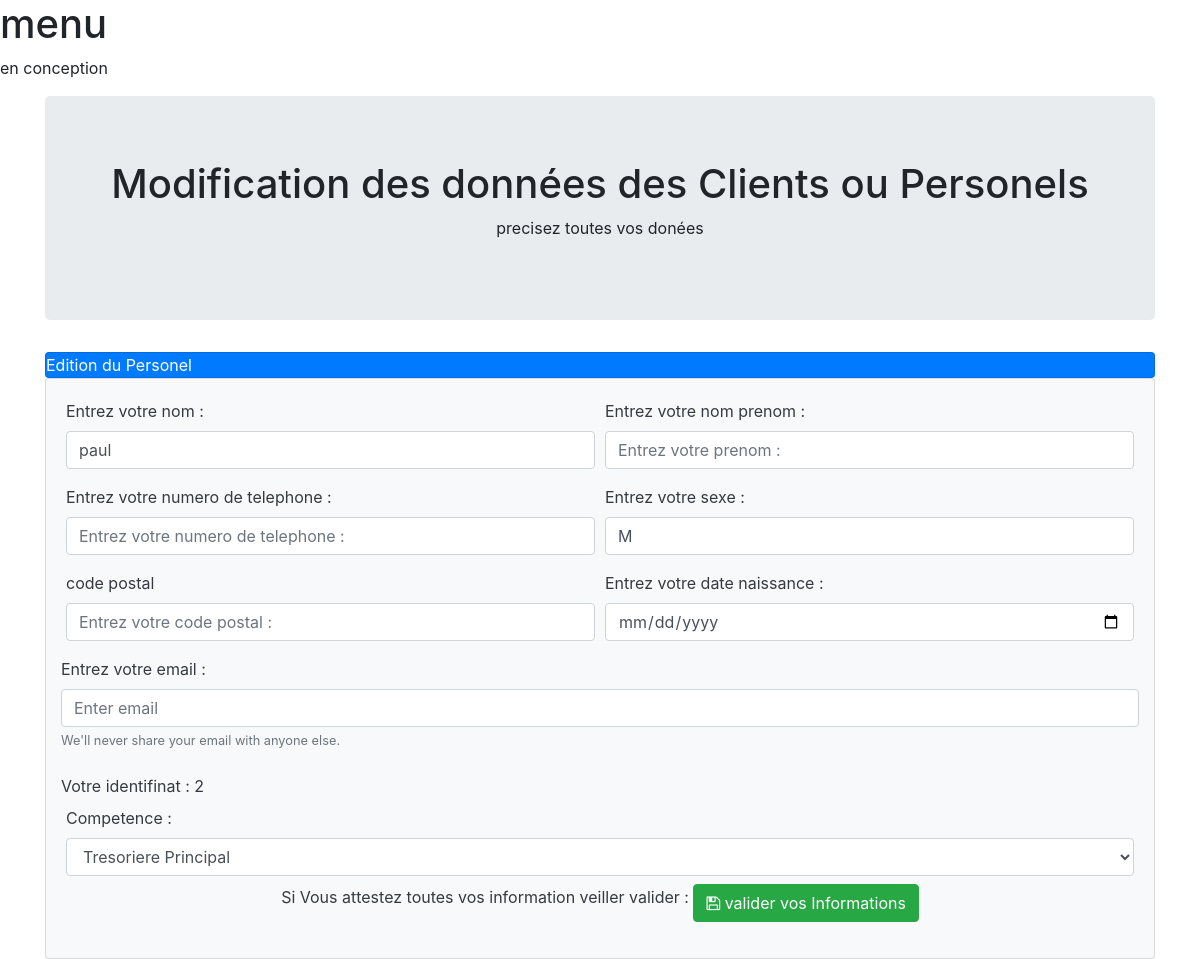
Page /editerPersonel.php?id_personel_Domaine_competence=2 on the committed database.
### tables this page shows
CREATE TABLE `Personel_Domaine_competence` (
  `id_personel_Domaine_competence` int(11) NOT NULL AUTO_INCREMENT,
  `personel_id` int(11) NOT NULL,
  `domaine_competence_id` int(11) NOT NULL,
  PRIMARY KEY (`id_personel_Domaine_competence`,`personel_id`,`domaine_competence_id`),
  KEY `fk_Personel_has_Domaine_competence_Domaine_competence1_idx` (`domaine_competence_id`),
  KEY `fk_Personel_has_Domaine_competence_Personel1_idx` (`personel_id`),
  CONSTRAINT `fk_Personel_has_Domaine_competence_Domaine_competence1` FOREIGN KEY (`domaine_competence_id`) REFERENCES `Domaine_competence` (`id_domaine_competence`) ON DELETE NO ACTION ON UPDATE NO ACTION,
  CONSTRAINT `fk_Personel_has_Domaine_competence_Personel1` FOREIGN KEY (`personel_id`) REFERENCES `Personel` (`id_personel`) ON DELETE NO ACTION ON UPDATE NO ACTION
);

CREATE TABLE `Personel` (
  `id_personel` int(11) NOT NULL AUTO_INCREMENT,
  `nom_personel` varchar(50) NOT NULL,
  `matricule` varchar(70) NOT NULL,
  `sexe` char(2) NOT NULL,
  `etat` tinyint(2) DEFAULT '0',
  `role` varchar(45) DEFAULT NULL,
  PRIMARY KEY (`id_personel`),
  UNIQUE KEY `fk_matricule` (`matricule`)
);

CREATE TABLE `Domaine_competence` (
  `id_domaine_competence` int(11) NOT NULL AUTO_INCREMENT,
  `domaine_competence` varchar(45) DEFAULT NULL,
  PRIMARY KEY (`id_domaine_competence`)
);

### editerPersonel.php (the view, shortened to what this page needs)
<?php
        require_once("connexionBD.php");
        $id_personel_Domaine_competence =  isset($_GET['id_personel_Domaine_competence'])?$_GET['id_personel_Domaine_competence']:0;
        $requet=  "SELECT * FROM Personel INNER JOIN Personel_Domaine_competence ON Personel.id_personel = Personel_Domaine_competence.personel_id INNER JOIN Domaine_competence ON Personel_Domaine_competence.domaine_competence_id = Domaine_competence.id_domaine_competence WHERE id_personel_Domaine_competence = $id_personel_Domaine_competence";
        $resultat = $conn->query($requet);
        $personel = $resultat->fetch();
?>
<!DOCTYPE html>
    <html>
    <head>
        <link rel="stylesheet" href="https://stackpath.bootstrapcdn.com/bootstrap/4.4.1/css/bootstrap.min.css">
        <link rel="stylesheet" href="https://maxcdn.bootstrapcdn.com/font-awesome/4.7.0/css/font-awesome.min.css">
    </head>
    <body>
        <?php
            include("public/menu.php");
        ?>
        <div class="container">
            <div class="jumbotron text-center mt-2">
                <h1>Modification des données des Clients ou Personels</h1>
                 <p>precisez toutes vos donées</p>
            </div>
            <div class="card bg-primary text-white mt-4">
                <div class="card-head">Edition du Personel</div>
            </div>
            <div class="card bg-light text-dark">
                <div class="card-body">
                    <form method="POST" action="updatePersonel.php" class="form">
                        <div class="form_nom form-row">
                            <div class="form-group col-md-6">
                                <label for="nom_personel">Entrez votre nom :</label>
                                <input type="text" name="nom_personel" class="form-control" id="nom_personel" placeholder="Nom" value="<?php echo $personel["nom_personel"] ?>">
                            </div>
                           <div class="form-group col-md-6">
                                <label for="prenom_personel">Entrez votre nom prenom :</label>
                                <input type="text" name="prenom_personel" class="form-control" id="prenom_personel" placeholder="Entrez votre prenom :" value="<?php echo $personel["prenom_personel"] ?>">
                            </div>
                        </div>
                        <div class="form_nom form-row">
                            <div class="form-group  col-md-6">
                                <label for="tel_personel">Entrez votre numero de telephone :</label>
                                <input type="tel" name="tel_personel" class="form-control" id="tel_personel" placeholder="Entrez votre numero de telephone :" value="<?php echo $personel["tel_personel"] ?>">
                            </div>
                            <div class="form-group  col-md-6">
                                <label for="sexe">Entrez votre sexe :</label>
                                <input type="text" name="sexe" class="form-control" id="sexe" aria-describedby="emailHelp" placeholder="Entrez votre sexe(M/F)" value="<?php echo $personel["sexe"] ?>">
                            </div>
                        </div>
                        <div class="form_nom form-row">
                            <div class="form-group form_nom1 col-md-6">
                                <label for="code_postale_personel">code postal</label>
                                <input type="text" name="code_postale_personel" class="form-control" id="code_postale_personel" placeholder="Entrez votre code postal :" value="<?php echo $personel["code_postale_personel"] ?>">
                            </div>
                            <div class="form-group form_nom1 col-md-6">
                                <label for="date_naissance_personel">Entrez votre date naissance :</label>
                                <input type="date" name="date_naissance_personel" class="form-control" id="date_naissance_personel" aria-describedby="emailHelp" placeholder="Enter vote date naissance" value="<?php echo $personel["date_naissance_personel"] ?>">
                            </div>
                        </div>
                        <div class="form_nom form-row">
                            <label for="email_personel">Entrez votre email :</label>
                            <input type="email" name="email_personel" class="form-control" id="email_personel" aria-describedby="emailHelp" placeholder="Enter email" value="<?php echo $personel["email_personel"] ?>">
                            <small class="form-text text-muted">We'll never share your email with anyone else.</small>
                        </div><br>
                        <div class="form_nom form-row">
                            <label for="id_personel_Domaine_competence">Votre identifinat : <?php echo $id_personel_Domaine_competence ?></label>
                        </div>
                        <div class="from-group">
                            <label for="domaine_competence">Competence :</label>
                            <select name="domaine_competence" class="form-control" id="             domaine_competence">
                                <option value="tresoriere principal"   <?php if($personel["domaine_competence"]=='tresoriere principal')   echo 'selected' ?> >Tresoriere Principal</option>
                        </select>
                        </div>
                        <div id="validation_texte" class="text-center">
                            <p class="validation">Si Vous attestez toutes vos information veiller valider :  <button type="submit" class="btn btn-success mt-2"><span class="fa fa-save"    ></span>
                                valider vos Informations</button></p>
                        </div>
                    </div>
                </div>
            </div>
    </body>
</html>

### rows in the picture
personel_domaine_competence: nom_personel "paul", sexe "M"
domaine_competence: domaine_competence "Tresoriere Principal"

### other values in the picture
$id_personel_Domaine_competence "2"
